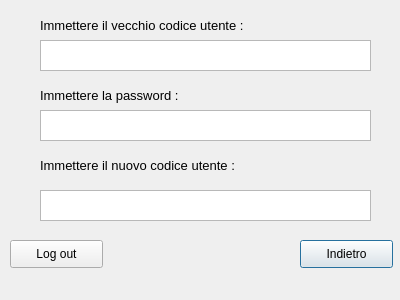
<?xml version="1.0" encoding="UTF-8"?>
<ui version="4.0">
 <class>Dialog</class>
 <widget class="QDialog" name="Dialog">
  <property name="geometry">
   <rect>
    <x>0</x>
    <y>0</y>
    <width>400</width>
    <height>300</height>
   </rect>
  </property>
  <property name="windowTitle">
   <string>Modifica Utente</string>
  </property>
  <widget class="QLabel" name="label">
   <property name="geometry">
    <rect>
     <x>40</x>
     <y>10</y>
     <width>281</width>
     <height>31</height>
    </rect>
   </property>
   <property name="font">
    <font>
     <pointsize>10</pointsize>
    </font>
   </property>
   <property name="text">
    <string>Immettere il vecchio codice utente :</string>
   </property>
  </widget>
  <widget class="QTextBrowser" name="textBrowser">
   <property name="geometry">
    <rect>
     <x>40</x>
     <y>40</y>
     <width>331</width>
     <height>31</height>
    </rect>
   </property>
  </widget>
  <widget class="QPushButton" name="pushButton">
   <property name="geometry">
    <rect>
     <x>300</x>
     <y>240</y>
     <width>93</width>
     <height>28</height>
    </rect>
   </property>
   <property name="text">
    <string>Indietro</string>
   </property>
  </widget>
  <widget class="QPushButton" name="pushButton_2">
   <property name="geometry">
    <rect>
     <x>10</x>
     <y>240</y>
     <width>93</width>
     <height>28</height>
    </rect>
   </property>
   <property name="text">
    <string>Log out</string>
   </property>
  </widget>
  <widget class="QLabel" name="label_2">
   <property name="geometry">
    <rect>
     <x>40</x>
     <y>80</y>
     <width>221</width>
     <height>31</height>
    </rect>
   </property>
   <property name="font">
    <font>
     <pointsize>10</pointsize>
    </font>
   </property>
   <property name="text">
    <string>Immettere la password :</string>
   </property>
  </widget>
  <widget class="QTextBrowser" name="textBrowser_2">
   <property name="geometry">
    <rect>
     <x>40</x>
     <y>110</y>
     <width>331</width>
     <height>31</height>
    </rect>
   </property>
  </widget>
  <widget class="QLabel" name="label_3">
   <property name="geometry">
    <rect>
     <x>40</x>
     <y>150</y>
     <width>271</width>
     <height>31</height>
    </rect>
   </property>
   <property name="font">
    <font>
     <pointsize>10</pointsize>
    </font>
   </property>
   <property name="text">
    <string>Immettere il nuovo codice utente :</string>
   </property>
  </widget>
  <widget class="QTextBrowser" name="textBrowser_3">
   <property name="geometry">
    <rect>
     <x>40</x>
     <y>190</y>
     <width>331</width>
     <height>31</height>
    </rect>
   </property>
  </widget>
 </widget>
 <resources/>
 <connections/>
</ui>
